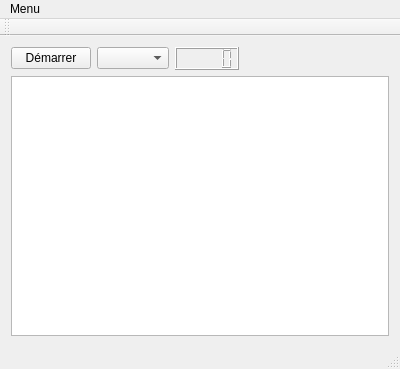
<?xml version="1.0" encoding="UTF-8"?>
<ui version="4.0">
 <class>MainWindow</class>
 <widget class="QMainWindow" name="MainWindow">
  <property name="geometry">
   <rect>
    <x>0</x>
    <y>0</y>
    <width>400</width>
    <height>369</height>
   </rect>
  </property>
  <property name="windowTitle">
   <string>MainWindow</string>
  </property>
  <widget class="QWidget" name="centralWidget">
   <layout class="QGridLayout" name="gridLayout">
    <item row="2" column="0" colspan="4">
     <widget class="QListWidget" name="listDispo"/>
    </item>
    <item row="0" column="3">
     <spacer name="horizontalSpacer">
      <property name="orientation">
       <enum>Qt::Horizontal</enum>
      </property>
      <property name="sizeHint" stdset="0">
       <size>
        <width>107</width>
        <height>20</height>
       </size>
      </property>
     </spacer>
    </item>
    <item row="0" column="2">
     <widget class="QLCDNumber" name="lcdNumber"/>
    </item>
    <item row="0" column="0">
     <widget class="QPushButton" name="bArreter">
      <property name="text">
       <string>Démarrer</string>
      </property>
     </widget>
    </item>
    <item row="0" column="1">
     <widget class="QComboBox" name="cServeur"/>
    </item>
   </layout>
  </widget>
  <widget class="QMenuBar" name="menuBar">
   <property name="geometry">
    <rect>
     <x>0</x>
     <y>0</y>
     <width>400</width>
     <height>25</height>
    </rect>
   </property>
   <widget class="QMenu" name="menuMenu">
    <property name="title">
     <string>Menu</string>
    </property>
    <addaction name="actionA_Propos"/>
    <addaction name="actionA_Propos_de_Qt"/>
    <addaction name="actionQuitter"/>
   </widget>
   <addaction name="menuMenu"/>
  </widget>
  <widget class="QToolBar" name="mainToolBar">
   <attribute name="toolBarArea">
    <enum>TopToolBarArea</enum>
   </attribute>
   <attribute name="toolBarBreak">
    <bool>false</bool>
   </attribute>
  </widget>
  <widget class="QStatusBar" name="statusBar"/>
  <action name="actionA_Propos">
   <property name="text">
    <string>A Propos</string>
   </property>
  </action>
  <action name="actionA_Propos_de_Qt">
   <property name="text">
    <string>A Propos de Qt</string>
   </property>
  </action>
  <action name="actionQuitter">
   <property name="text">
    <string>Quitter</string>
   </property>
  </action>
 </widget>
 <layoutdefault spacing="6" margin="11"/>
 <resources/>
 <connections/>
</ui>
